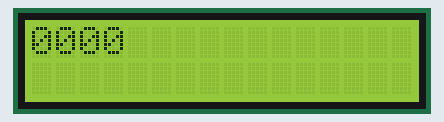
The sketch below on a simulated Arduino Uno, built with avr-gcc and run on an emulated ATmega328P. On the bench: 16×2 character LCD.

Above: at 0.1 s.
At 4.1 s:
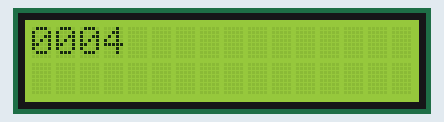
At 9.1 s:
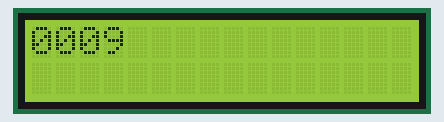
At 19.1 s:
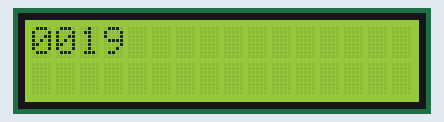
At 29.1 s:
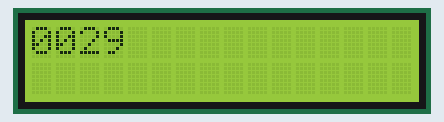
At 39.1 s:
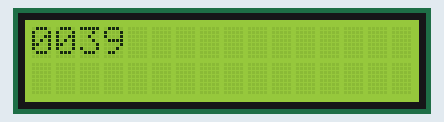

The sketch:

sketch_dec02a.ino
```cpp
#include <LiquidCrystal.h>
#include <stdio.h>
#include <string.h>
//设置io
LiquidCrystal lcd(12, 11, 10, 9, 8, 13);

int t1,t2,t3,t4,st;

void setup()
{
  lcd.begin(16,2);
  lcd.clear(); //清屏
}
void timmer(){
  st=millis()/1000;

  t1=st%10;
  t2=st/10%10;
  if(t2==6){t2=0;}
  t3=st/60%10;
  if(t3==6){t3=0;}
  t4=st/3600%10;
}
void loop ()
{
  timmer();
     lcd.setCursor(0, 0) ;
     lcd.print(t4);
     lcd.print(t3);
     lcd.print(t2);
     lcd.print(t1);
     lcd.setCursor(0, 1) ;
     lcd.print("");
}
```

Measured:
- what the display in image 1 shows lasts 1.0 s, from 4.0 s to 5.0 s
